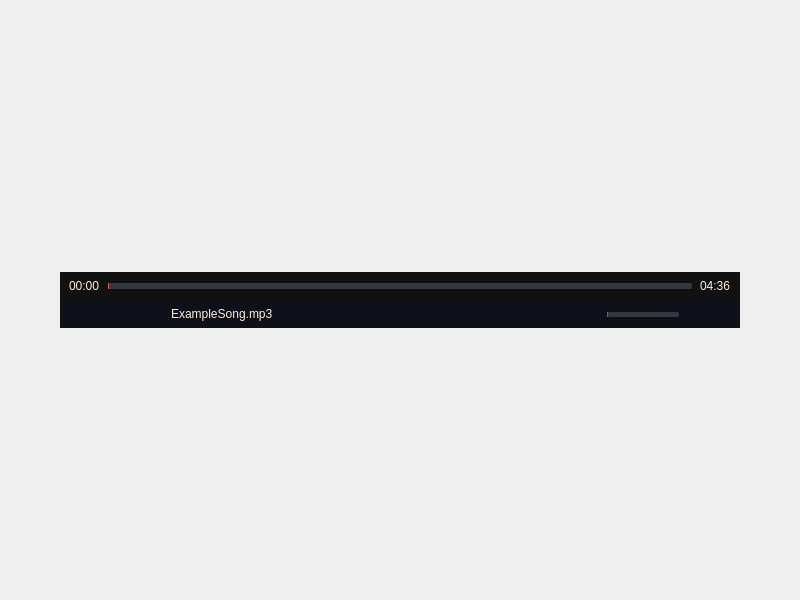
<?xml version="1.0" encoding="UTF-8"?>
<ui version="4.0">
 <class>MainWindow</class>
 <widget class="QMainWindow" name="MainWindow">
  <property name="geometry">
   <rect>
    <x>0</x>
    <y>0</y>
    <width>800</width>
    <height>600</height>
   </rect>
  </property>
  <property name="windowTitle">
   <string>MainWindow</string>
  </property>
  <widget class="QWidget" name="centralwidget">
   <layout class="QVBoxLayout" name="verticalLayout">
    <item>
     <widget class="QFrame" name="MediaPlayer">
      <property name="minimumSize">
       <size>
        <width>480</width>
        <height>50</height>
       </size>
      </property>
      <property name="maximumSize">
       <size>
        <width>16777215</width>
        <height>56</height>
       </size>
      </property>
      <property name="styleSheet">
       <string notr="true"/>
      </property>
      <layout class="QHBoxLayout" name="mediaControlHorizontalLayout_3" stretch="3">
       <property name="spacing">
        <number>0</number>
       </property>
       <property name="leftMargin">
        <number>0</number>
       </property>
       <property name="topMargin">
        <number>0</number>
       </property>
       <property name="rightMargin">
        <number>0</number>
       </property>
       <property name="bottomMargin">
        <number>0</number>
       </property>
       <item>
        <widget class="QFrame" name="MediaController_2">
         <property name="minimumSize">
          <size>
           <width>480</width>
           <height>50</height>
          </size>
         </property>
         <property name="maximumSize">
          <size>
           <width>680</width>
           <height>56</height>
          </size>
         </property>
         <property name="styleSheet">
          <string notr="true">QFrame {
    background-color: #111111;
	font-family: &quot;Helvetica&quot;, sans-serif;
}
</string>
         </property>
         <layout class="QVBoxLayout" name="mediaPlayerVerticalLayout_2">
          <property name="spacing">
           <number>0</number>
          </property>
          <property name="leftMargin">
           <number>1</number>
          </property>
          <property name="topMargin">
           <number>0</number>
          </property>
          <property name="rightMargin">
           <number>1</number>
          </property>
          <property name="bottomMargin">
           <number>0</number>
          </property>
          <item>
           <widget class="QFrame" name="MediaProgressBar_2">
            <property name="styleSheet">
             <string notr="true">QSlider { background: transparent; height: 6px; } QSlider::groove:horizontal { border: none; height: 4px; background: #f0f0f0; border-radius: 2px; } QSlider::handle:horizontal:hover { background: #388e3c; } QSlider::sub-page:horizontal { background: #4caf50; border-radius: 2px; }</string>
            </property>
            <layout class="QHBoxLayout" name="mediaProgressBarHorizontalLayout_2" stretch="0,12,0">
             <property name="spacing">
              <number>8</number>
             </property>
             <property name="leftMargin">
              <number>8</number>
             </property>
             <property name="topMargin">
              <number>0</number>
             </property>
             <property name="rightMargin">
              <number>8</number>
             </property>
             <property name="bottomMargin">
              <number>0</number>
             </property>
             <item>
              <widget class="QLabel" name="playbackTimeLabel_2">
               <property name="minimumSize">
                <size>
                 <width>30</width>
                 <height>16</height>
                </size>
               </property>
               <property name="maximumSize">
                <size>
                 <width>36</width>
                 <height>16</height>
                </size>
               </property>
               <property name="styleSheet">
                <string notr="true">QLabel {
background: transparent;
color: #FFEEDD;
font-family: &quot;Helvetica&quot;, sans-serif;
}</string>
               </property>
               <property name="text">
                <string>00:00</string>
               </property>
              </widget>
             </item>
             <item>
              <widget class="QSlider" name="playbackProgress_2">
               <property name="minimumSize">
                <size>
                 <width>380</width>
                 <height>8</height>
                </size>
               </property>
               <property name="maximumSize">
                <size>
                 <width>16777215</width>
                 <height>8</height>
                </size>
               </property>
               <property name="styleSheet">
                <string notr="true">QSlider {
    background: transparent;
    height: 8px;
}

QSlider::groove:horizontal {
    border: none;
    height: 6px;
    background: #33383E; /* Set the same background color as your QProgressBar */
    border-radius: 2px;
}

QSlider::handle:horizontal {
    width: 0px; /* Set the width of the circular handle */
    background: #4455FF; /* Set the same hover color as your QProgressBar */
    border-radius: 6px; /* Make it circular by setting half of the width/height */
}

QSlider::sub-page:horizontal {
    background: #F1594B; /* Set the same filled portion color as your QProgressBar */
    border-radius: 2px;
}
</string>
               </property>
               <property name="maximum">
                <number>499</number>
               </property>
               <property name="orientation">
                <enum>Qt::Horizontal</enum>
               </property>
              </widget>
             </item>
             <item>
              <widget class="QLabel" name="mediaLenghtLabel_2">
               <property name="minimumSize">
                <size>
                 <width>30</width>
                 <height>16</height>
                </size>
               </property>
               <property name="maximumSize">
                <size>
                 <width>36</width>
                 <height>16</height>
                </size>
               </property>
               <property name="styleSheet">
                <string notr="true">QLabel {
background: transparent;
color: #FFEEDD;
font-family: &quot;Helvetica&quot;, sans-serif;
}</string>
               </property>
               <property name="text">
                <string>04:36</string>
               </property>
              </widget>
             </item>
            </layout>
           </widget>
          </item>
          <item>
           <widget class="QFrame" name="MediaButtons_2">
            <property name="styleSheet">
             <string notr="true">QFrame {
    background-color: #0F111A; 
}

QPushButton { 
	background: transparent; border: none;  border-radius: 5px;
}

QPushButton:hover {
	background-color:#33383E; 
	border-style: solid; 
	border-radius: 2px; 
}

QPushButton:pressed {
	 background-color: #4455FF; 
	border-style: solid; 
	border-radius: 2px; 
}</string>
            </property>
            <layout class="QHBoxLayout" name="mediaButtonsHorizontalLayout_2" stretch="10,0,0,20,100,20,0,0,0,5,0,0,0,10,0,15,5,0">
             <property name="spacing">
              <number>2</number>
             </property>
             <property name="leftMargin">
              <number>0</number>
             </property>
             <property name="topMargin">
              <number>0</number>
             </property>
             <property name="rightMargin">
              <number>0</number>
             </property>
             <property name="bottomMargin">
              <number>0</number>
             </property>
             <item>
              <spacer name="meadiaButtonsHorizontalSpacer_6">
               <property name="orientation">
                <enum>Qt::Horizontal</enum>
               </property>
               <property name="sizeHint" stdset="0">
                <size>
                 <width>40</width>
                 <height>20</height>
                </size>
               </property>
              </spacer>
             </item>
             <item>
              <widget class="QPushButton" name="fileOpenerButton_2">
               <property name="minimumSize">
                <size>
                 <width>24</width>
                 <height>24</height>
                </size>
               </property>
               <property name="maximumSize">
                <size>
                 <width>24</width>
                 <height>24</height>
                </size>
               </property>
               <property name="text">
                <string/>
               </property>
               <property name="icon">
                <iconset resource="res.qrc">
                 <normaloff>:/icons/icons/cil-folder-open.png</normaloff>:/icons/icons/cil-folder-open.png</iconset>
               </property>
              </widget>
             </item>
             <item>
              <widget class="QPushButton" name="pushButton_2">
               <property name="minimumSize">
                <size>
                 <width>24</width>
                 <height>24</height>
                </size>
               </property>
               <property name="maximumSize">
                <size>
                 <width>24</width>
                 <height>24</height>
                </size>
               </property>
               <property name="text">
                <string/>
               </property>
               <property name="icon">
                <iconset resource="res.qrc">
                 <normaloff>:/icons/icons/cil-lock-locked.png</normaloff>:/icons/icons/cil-lock-locked.png</iconset>
               </property>
              </widget>
             </item>
             <item>
              <spacer name="meadiaButtonsHorizontalSpacer_7">
               <property name="orientation">
                <enum>Qt::Horizontal</enum>
               </property>
               <property name="sizeHint" stdset="0">
                <size>
                 <width>40</width>
                 <height>20</height>
                </size>
               </property>
              </spacer>
             </item>
             <item>
              <widget class="QLabel" name="mediaTitle_2">
               <property name="minimumSize">
                <size>
                 <width>60</width>
                 <height>0</height>
                </size>
               </property>
               <property name="styleSheet">
                <string notr="true">QLabel {
background: transparent;
color: #FFEEDD;
font-family: &quot;Helvetica&quot;, sans-serif;
}</string>
               </property>
               <property name="text">
                <string>ExampleSong.mp3</string>
               </property>
              </widget>
             </item>
             <item>
              <spacer name="horizontalSpacer_2">
               <property name="orientation">
                <enum>Qt::Horizontal</enum>
               </property>
               <property name="sizeHint" stdset="0">
                <size>
                 <width>40</width>
                 <height>20</height>
                </size>
               </property>
              </spacer>
             </item>
             <item>
              <widget class="QPushButton" name="mediaPreviousButton_2">
               <property name="minimumSize">
                <size>
                 <width>24</width>
                 <height>24</height>
                </size>
               </property>
               <property name="maximumSize">
                <size>
                 <width>24</width>
                 <height>24</height>
                </size>
               </property>
               <property name="text">
                <string/>
               </property>
               <property name="icon">
                <iconset resource="res.qrc">
                 <normaloff>:/icons/icons/cil-media-step-backward.png</normaloff>:/icons/icons/cil-media-step-backward.png</iconset>
               </property>
               <property name="iconSize">
                <size>
                 <width>20</width>
                 <height>20</height>
                </size>
               </property>
              </widget>
             </item>
             <item>
              <widget class="QPushButton" name="mediaPlayPauseButton_2">
               <property name="minimumSize">
                <size>
                 <width>24</width>
                 <height>24</height>
                </size>
               </property>
               <property name="maximumSize">
                <size>
                 <width>24</width>
                 <height>24</height>
                </size>
               </property>
               <property name="text">
                <string/>
               </property>
               <property name="icon">
                <iconset resource="res.qrc">
                 <normaloff>:/icons/icons/cil-media-play.png</normaloff>:/icons/icons/cil-media-play.png</iconset>
               </property>
               <property name="iconSize">
                <size>
                 <width>20</width>
                 <height>20</height>
                </size>
               </property>
              </widget>
             </item>
             <item>
              <widget class="QPushButton" name="mediaNextButton_2">
               <property name="minimumSize">
                <size>
                 <width>24</width>
                 <height>24</height>
                </size>
               </property>
               <property name="maximumSize">
                <size>
                 <width>24</width>
                 <height>24</height>
                </size>
               </property>
               <property name="text">
                <string/>
               </property>
               <property name="icon">
                <iconset resource="res.qrc">
                 <normaloff>:/icons/icons/cil-media-step-forward.png</normaloff>:/icons/icons/cil-media-step-forward.png</iconset>
               </property>
               <property name="iconSize">
                <size>
                 <width>20</width>
                 <height>20</height>
                </size>
               </property>
              </widget>
             </item>
             <item>
              <spacer name="meadiaButtonsHorizontalSpacer_8">
               <property name="orientation">
                <enum>Qt::Horizontal</enum>
               </property>
               <property name="sizeHint" stdset="0">
                <size>
                 <width>40</width>
                 <height>20</height>
                </size>
               </property>
              </spacer>
             </item>
             <item>
              <widget class="QPushButton" name="mediaRepeatButton_2">
               <property name="minimumSize">
                <size>
                 <width>24</width>
                 <height>24</height>
                </size>
               </property>
               <property name="maximumSize">
                <size>
                 <width>24</width>
                 <height>24</height>
                </size>
               </property>
               <property name="text">
                <string/>
               </property>
               <property name="icon">
                <iconset resource="res.qrc">
                 <normaloff>:/icons/icons/cil-loop.png</normaloff>:/icons/icons/cil-loop.png</iconset>
               </property>
               <property name="iconSize">
                <size>
                 <width>20</width>
                 <height>20</height>
                </size>
               </property>
              </widget>
             </item>
             <item>
              <widget class="QPushButton" name="mediaShuffleButton_2">
               <property name="minimumSize">
                <size>
                 <width>24</width>
                 <height>24</height>
                </size>
               </property>
               <property name="maximumSize">
                <size>
                 <width>24</width>
                 <height>24</height>
                </size>
               </property>
               <property name="text">
                <string/>
               </property>
               <property name="icon">
                <iconset resource="res.qrc">
                 <normaloff>:/icons/icons/cil-infinity.png</normaloff>:/icons/icons/cil-infinity.png</iconset>
               </property>
              </widget>
             </item>
             <item>
              <widget class="QPushButton" name="playerLockButton_2">
               <property name="minimumSize">
                <size>
                 <width>24</width>
                 <height>24</height>
                </size>
               </property>
               <property name="maximumSize">
                <size>
                 <width>24</width>
                 <height>24</height>
                </size>
               </property>
               <property name="text">
                <string/>
               </property>
               <property name="icon">
                <iconset resource="res.qrc">
                 <normaloff>:/icons/icons/cil-notes.png</normaloff>:/icons/icons/cil-notes.png</iconset>
               </property>
               <property name="iconSize">
                <size>
                 <width>20</width>
                 <height>20</height>
                </size>
               </property>
              </widget>
             </item>
             <item>
              <spacer name="meadiaButtonsHorizontalSpacer_9">
               <property name="orientation">
                <enum>Qt::Horizontal</enum>
               </property>
               <property name="sizeHint" stdset="0">
                <size>
                 <width>40</width>
                 <height>20</height>
                </size>
               </property>
              </spacer>
             </item>
             <item>
              <widget class="QLabel" name="volumeSymbolLabel_2">
               <property name="minimumSize">
                <size>
                 <width>16</width>
                 <height>16</height>
                </size>
               </property>
               <property name="maximumSize">
                <size>
                 <width>16</width>
                 <height>16</height>
                </size>
               </property>
               <property name="styleSheet">
                <string notr="true">QLabel {
background: transparent;
color: #FFEEDD;
font-family: &quot;Helvetica&quot;, sans-serif;
}</string>
               </property>
               <property name="text">
                <string/>
               </property>
               <property name="pixmap">
                <pixmap resource="res.qrc">:/icons/icons/cil-volume-high.png</pixmap>
               </property>
              </widget>
             </item>
             <item>
              <widget class="QSlider" name="volumeSlider_2">
               <property name="minimumSize">
                <size>
                 <width>72</width>
                 <height>6</height>
                </size>
               </property>
               <property name="styleSheet">
                <string notr="true">QSlider {
    background: transparent;
    height: 5px;
}

QSlider::groove:horizontal {
    border: none;
    height: 5px;
    background: #33383E; /* Set the same background color as your QProgressBar */
    border-radius: 2px;
}

QSlider::handle:horizontal {
    width: 0px; /* Set the width of the circular handle */
    background: #4455FF; /* Set the same hover color as your QProgressBar */
    border-radius: 6px; /* Make it circular by setting half of the width/height */
}

QSlider::sub-page:horizontal {
    background: #4B59F1; /* Set the same filled portion color as your QProgressBar */
    border-radius: 2px;
}
</string>
               </property>
               <property name="orientation">
                <enum>Qt::Horizontal</enum>
               </property>
              </widget>
             </item>
             <item>
              <spacer name="meadiaButtonsHorizontalSpacer_10">
               <property name="orientation">
                <enum>Qt::Horizontal</enum>
               </property>
               <property name="sizeHint" stdset="0">
                <size>
                 <width>40</width>
                 <height>20</height>
                </size>
               </property>
              </spacer>
             </item>
             <item>
              <widget class="QFrame" name="appControlButton_2">
               <property name="styleSheet">
                <string notr="true"/>
               </property>
               <layout class="QHBoxLayout" name="horizontalLayout_4">
                <property name="spacing">
                 <number>0</number>
                </property>
                <property name="leftMargin">
                 <number>0</number>
                </property>
                <property name="topMargin">
                 <number>0</number>
                </property>
                <property name="rightMargin">
                 <number>0</number>
                </property>
                <property name="bottomMargin">
                 <number>0</number>
                </property>
                <item>
                 <widget class="QPushButton" name="minimizeButton_2">
                  <property name="minimumSize">
                   <size>
                    <width>24</width>
                    <height>24</height>
                   </size>
                  </property>
                  <property name="maximumSize">
                   <size>
                    <width>24</width>
                    <height>24</height>
                   </size>
                  </property>
                  <property name="styleSheet">
                   <string notr="true">QPushButton { 
	background: transparent; border-radius: 0px;
}
QPushButton:hover {
	background-color:#665622;; 
}
QPushButton:pressed {
	 background-color: #AAAA00; 
}</string>
                  </property>
                  <property name="text">
                   <string/>
                  </property>
                  <property name="icon">
                   <iconset resource="res.qrc">
                    <normaloff>:/icons/icons/icon_minimize.png</normaloff>:/icons/icons/icon_minimize.png</iconset>
                  </property>
                 </widget>
                </item>
                <item>
                 <widget class="QPushButton" name="closeButton_2">
                  <property name="minimumSize">
                   <size>
                    <width>24</width>
                    <height>24</height>
                   </size>
                  </property>
                  <property name="maximumSize">
                   <size>
                    <width>24</width>
                    <height>24</height>
                   </size>
                  </property>
                  <property name="styleSheet">
                   <string notr="true">QPushButton:hover {
	background-color:#962128; 
	border-style: none;
	border-radius: 0px;
}
QPushButton:pressed {
	 background-color: #ff0000;
	border-style: none;
	border-radius: 0px;
}</string>
                  </property>
                  <property name="text">
                   <string/>
                  </property>
                  <property name="icon">
                   <iconset resource="res.qrc">
                    <normaloff>:/icons/icons/icon_close.png</normaloff>:/icons/icons/icon_close.png</iconset>
                  </property>
                  <property name="checkable">
                   <bool>false</bool>
                  </property>
                 </widget>
                </item>
               </layout>
              </widget>
             </item>
            </layout>
           </widget>
          </item>
         </layout>
        </widget>
       </item>
      </layout>
     </widget>
    </item>
   </layout>
  </widget>
 </widget>
 <resources>
  <include location="res.qrc"/>
 </resources>
 <connections/>
</ui>
